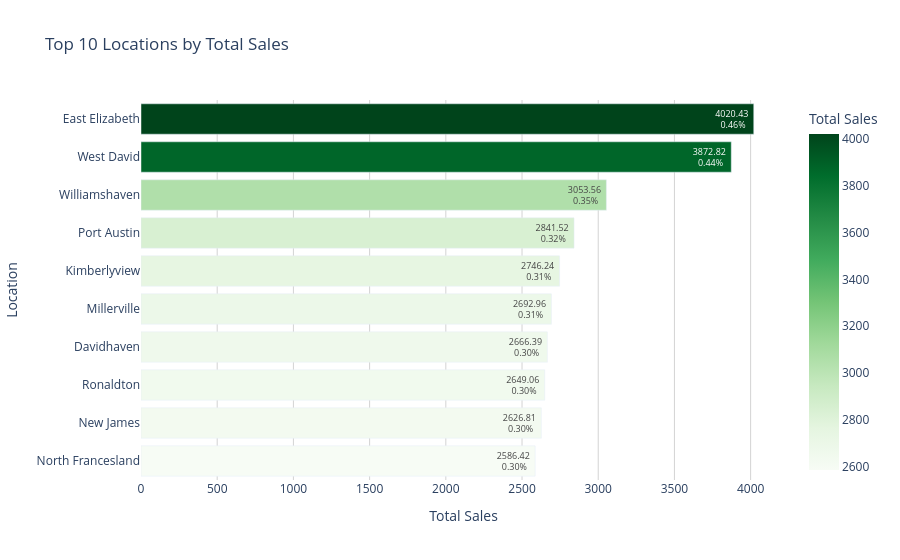

Notebook cell for this chart:
### Markdown cell above
# Top 10 and Bottom 15 Locations by Sales

### Code cell
# Ensure the 'Amount' column is numeric (this handles any non-numeric values)
final_combined_dataset['Amount'] = pd.to_numeric(final_combined_dataset['Amount'], errors='coerce')

# Remove duplicates based on TransactionID (ensure each TransactionID only contributes once)
unique_transaction_sales = final_combined_dataset.drop_duplicates(subset='TransactionID')

# Group by Location and aggregate the sales (sum of Amount)
location_sales = unique_transaction_sales.groupby('Location').agg({'Amount': 'sum'}).reset_index()

# Calculate total sales for percentage calculation
total_sales = location_sales['Amount'].sum()

# Calculate the percentage of total sales for each location
location_sales['Percentage_of_Total_Sales'] = (location_sales['Amount'] / total_sales) * 100

# Sort by Amount in descending order and take the top 10 locations
top_10_sales = location_sales.sort_values('Amount', ascending=False).head(10)

# Round the Amount and Percentage columns to two decimal places
top_10_sales['Amount'] = top_10_sales['Amount'].round(2)
top_10_sales['Percentage_of_Total_Sales'] = top_10_sales['Percentage_of_Total_Sales'].round(2)

# Plotting the horizontal bar chart using Plotly
import plotly.express as px

fig = px.bar(
    top_10_sales,
    x='Amount',
    y='Location',
    orientation='h',  # Horizontal bars
    title="Top 10 Locations by Total Sales",
    labels={'Amount': 'Total Sales', 'Location': 'Location'},
    color='Amount',  # Color by total sales
    color_continuous_scale='Greens',  # Green color scale, darkest = highest sales
    text='Amount',  # Add sales amount as annotations on the bars
)

# Add percentage of total sales as annotations on the bars
fig.update_traces(
    texttemplate='%{text:.2f} <br>%{customdata[0]:.2f}%',  # Show the Amount and Percentage on the bars
    customdata=top_10_sales[['Percentage_of_Total_Sales']].values  # Pass the percentage for text annotation
)

# Update layout to remove color from tooltip
fig.update_traces(
    hovertemplate='Location: %{y}<br>Sales: %{x:.2f}<br>Percentage of Total Sales: %{customdata[0]:.2f}%<extra></extra>',  # Display hover text with Amount and percentage
)

# Update layout to reverse the y-axis to show the highest values at the top
fig.update_layout(
    plot_bgcolor='white',
    xaxis_title="Total Sales",
    yaxis_title="Location",
    yaxis=dict(
        autorange='reversed'  # Reverse the y-axis to show the highest sales at the top
    ),
    xaxis=dict(
        showgrid=True,  # Show gridlines on the x-axis
        gridcolor='lightgray'  # Set the grid color to light gray for better visibility
    ),
    showlegend=False,  # Hide the legend for a cleaner look
)

# Show the figure
fig.show()

# Print the top 10 sales data for inspection
print(top_10_sales)

### Figure 1 — Plotly figure (JSON) as saved in the notebook; plotly's stock layout.template omitted (floating-point values rounded to 4 significant figures)
{"data": [{"alignmentgroup": "True", "customdata": [[0.46], [0.44], [0.35], [0.32], [0.31], [0.31], [0.3], [0.3], [0.3], [0.3]], "hovertemplate": "Location: %{y}<br>Sales: %{x:.2f}<br>Percentage of Total Sales: %{customdata[0]:.2f}%<extra></extra>", "legendgroup": "", "marker": {"color": [4020.0, 3873.0, 3054.0, 2842.0, 2746.0, 2693.0, 2666.0, 2649.0, 2627.0, 2586.0], "coloraxis": "coloraxis", "pattern": {"shape": ""}}, "name": "", "offsetgroup": "", "orientation": "h", "showlegend": false, "text": [4020.0, 3873.0, 3054.0, 2842.0, 2746.0, 2693.0, 2666.0, 2649.0, 2627.0, 2586.0], "textposition": "auto", "texttemplate": "%{text:.2f} <br>%{customdata[0]:.2f}%", "type": "bar", "x": [4020.0, 3873.0, 3054.0, 2842.0, 2746.0, 2693.0, 2666.0, 2649.0, 2627.0, 2586.0], "xaxis": "x", "y": ["East Elizabeth", "West David", "Williamshaven", "Port Austin", "Kimberlyview", "Millerville", "Davidhaven", "Ronaldton", "New James", "North Francesland"], "yaxis": "y"}], "layout": {"autosize": true, "barmode": "relative", "coloraxis": {"colorbar": {"title": {"text": "Total Sales"}}, "colorscale": [[0, "rgb(247,252,245)"], [0.125, "rgb(229,245,224)"], [0.25, "rgb(199,233,192)"], [0.375, "rgb(161,217,155)"], [0.5, "rgb(116,196,118)"], [0.625, "rgb(65,171,93)"], [0.75, "rgb(35,139,69)"], [0.875, "rgb(0,109,44)"], [1, "rgb(0,68,27)"]]}, "legend": {"tracegroupgap": 0}, "plot_bgcolor": "white", "showlegend": false, "title": {"text": "Top 10 Locations by Total Sales"}, "xaxis": {"anchor": "y", "autorange": true, "domain": [0, 1], "gridcolor": "lightgray", "range": [0, 4232.0], "showgrid": true, "title": {"text": "Total Sales"}, "type": "linear"}, "yaxis": {"anchor": "x", "autorange": true, "domain": [0, 1], "range": [9.5, -0.5], "title": {"text": "Location"}, "type": "category"}}}
